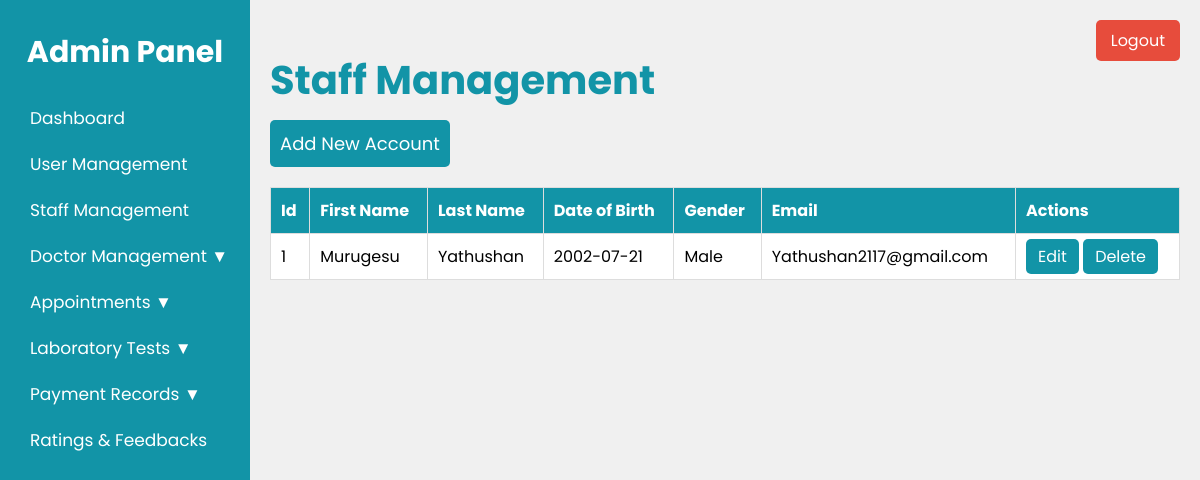
Screenshot of /Admin/staff_management.php with the database file from the repository.
### tables this page shows
CREATE TABLE IF NOT EXISTS `staff_users` (
  `id` int NOT NULL AUTO_INCREMENT,
  `firstName` varchar(50) NOT NULL,
  `lastName` varchar(50) NOT NULL,
  `dateOfBirth` date NOT NULL,
  `gender` enum('Male','Female','Other') NOT NULL,
  `email` varchar(50) NOT NULL,
  `password` varchar(50) NOT NULL,
  PRIMARY KEY (`id`),
  UNIQUE KEY `email` (`email`)
);

### Admin/staff_management.php (the view, shortened to what this page needs)
<?php
include('connect.php');
$query = "SELECT * FROM staff_users";
$result = mysqli_query($conn, $query);
?>
<!DOCTYPE html>
<html lang="en">
<head>
    <link rel="stylesheet" href="staff_management.css">
</head>
<body>
    <div class="admin-container">
        <div class="sidebar">
            <h2>Admin Panel</h2>
            <ul>
                <li><a href="dashboard.php">Dashboard</a></li>
                <li><a href="user_management.php">User Management</a></li>
                <li><a href="staff_management.php">Staff Management</a></li>
                <li>
                    <a href="#">Doctor Management ▼</a>
                </li>
                <li>
                    <a href="#">Appointments ▼</a>
                </li>
                <li>
                    <a href="#">Laboratory Tests ▼</a>
                </li>
                <li>
                    <a href="#">Payment Records ▼</a>
                </li>
                <li><a href="feedback.php">Ratings & Feedbacks</a></li>
            </ul>
        </div>
        <div class="main-content">
            <h1 class="tittle">Staff Management</h1>
            <button class="add-btn" onclick="openForm()">Add New Account</button>
            <table class="staff-table">
                <thead>
                    <tr>
                        <th>Id</th>
                        <th>First Name</th>
                        <th>Last Name</th>
                        <th>Date of Birth</th>
                        <th>Gender</th>
                        <th>Email</th>
                        <th>Actions</th>
                    </tr>
                </thead>
                <tbody>
                    <?php while ($row = mysqli_fetch_assoc($result)) { ?>
                        <tr>
                            <td><?php echo $row['id']; ?></td>
                            <td><?php echo $row['firstName']; ?></td>
                            <td><?php echo $row['lastName']; ?></td>
                            <td><?php echo $row['dateOfBirth']; ?></td>
                            <td><?php echo $row['gender']; ?></td>
                            <td><?php echo $row['email']; ?></td>
                            <td>
                                <a href="edit_staff.php?id=<?php echo $row['id']; ?>" class="edit-btn">Edit</a>
                                <a href="delete_staff.php?id=<?php echo $row['id']; ?>" class="delete-btn"
                                    onclick="return confirm('Are you sure?')">Delete</a>
                            </td>
                        </tr>
                    <?php } ?>
                </tbody>
            </table>
        </div>
    </div>
    <a href="logout.php" class="logout-btn">Logout</a>
</body>
</html>

### Admin/staff_management.css (style rules this page uses)
* { margin: 0; padding: 0; font-family: "Poppins", sans-serif; box-sizing: border-box; }
body { background-color: #f0f0f0; }
.admin-container { display: flex; flex-direction: row; }
.sidebar { width: 250px; background-color: #1294A7; color: white; height: 100vh; padding-top: 20px; display: flex; flex-direction: column; position: fixed; }
.sidebar h2 { color: white; text-align: center; padding-top: 10px; margin-bottom: 20px; font-size: 30px; }
.sidebar ul { list-style-type: none; padding: 0; }
.sidebar ul li { font-size: 17px; padding: 10px 20px; }
.sidebar ul li a { color: white; text-decoration: none; display: block; padding-left:10px; border-radius: 5px; transition:transform 0.3s, background-color 0.3s ease; }
.main-content { flex-grow: 1; margin-top: 30px; padding: 20px; margin-left: 250px; }
.main-content .tittle { color: #1294A7; font-size: 40px; }
.logout-btn { position: fixed; top: 20px; right: 20px; background-color: #e74c3c; text-align: center; color: white; padding: 8px 15px; border: none; border-radius: 5px; text-decoration: none; transition: background-color 0.3s ease; }
.add-btn { background-color: #1294A7; color: white; padding: 10px; border: none; border-radius: 5px; font-size: 18px; cursor: pointer; margin-top: 10px; margin-bottom: 20px; transition: background-color 0.3s ease; }
.staff-table { width: 100%; border-collapse: collapse; background: white; }
.staff-table th, .staff-table td { padding: 10px; border: 1px solid #ddd; text-align: left; }
.staff-table th { background-color: #1294A7; color: white; }
.staff-table td { background-color: #fff; }
.edit-btn, .delete-btn { padding: 6px 12px; border: none; border-radius: 5px; text-decoration: none; color: white; transition: 0.3s; background-color: #1294A7; }

### rows the page displays
staff_users: id "1", firstName "Murugesu", lastName "Yathushan", dateOfBirth "2002-07-21", gender "Male", email "Yathushan2117@gmail.com"
